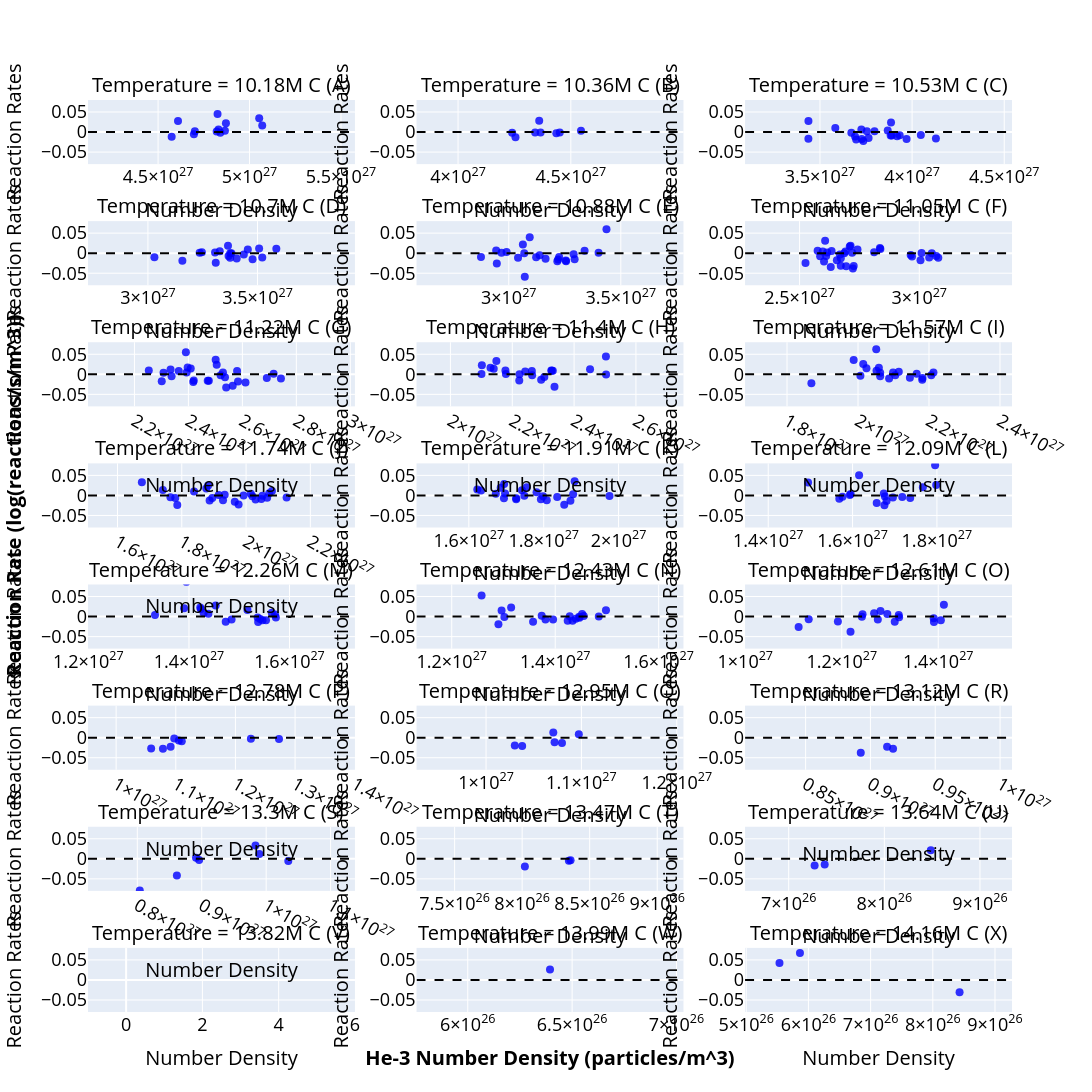

Here is the notebook cell this chart was saved with:
### Code cell
## Residuals
import statsmodels.api as sm

pio.templates.default = "plotly"

x = df_filtered['he3_number_density']
temp = df_filtered['core_temperature']

count = 24
temp_range = np.linspace(temp.min(), temp.max(), count + 1)

subplot_titles = []

letters = 'ABCDEFGHIJKLMNOPQRSTUVWXYZ'

idx = 0
_last = temp.min()
for _temp in temp_range:
    if _temp == _last:
        continue
    subplot_titles.append(f'Temperature = {format_title(_temp)} C ({letters[idx]})')
    _last = _temp
    idx += 1

cols = 3
fig = make_subplots(rows=math.ceil((len(temp_range) - 1) / cols), cols=cols, subplot_titles=subplot_titles)

fig.for_each_annotation(update)

min_x = df_filtered['he3_number_density'].min() * .98
max_x = df_filtered['he3_number_density'].max() * 1.02

last = temp_range.min()
idx = 0
row = 1
col = 1
for temp_value in temp_range:
    if temp_value == last:
        continue

    frame_df = df_filtered.copy()
    if temp_value == temp_range.max():
        frame_df = frame_df[frame_df['core_temperature'] <= temp_value]
    else:
        frame_df = frame_df[frame_df['core_temperature'] < temp_value]
    frame_df = frame_df[frame_df['core_temperature'] >= last]
    last = temp_value

    input_data = pd.DataFrame(
        {
            'const': np.ones(len(frame_df['core_density'])),
            'log(he3_number_density)': np.log10(frame_df['he3_number_density']),
            'log(he3_number_density)^2': np.log10(frame_df['he3_number_density']) ** 2,
            'log(core_temperature)': np.log10(frame_df['core_temperature']),
            'log(core_temperature)^2': np.log10(frame_df['core_temperature']) ** 2,
            'log(core_temperature)^3': np.log10(frame_df['core_temperature']) ** 3,
            'interaction': np.log10(frame_df['he3_number_density']) * np.log10(frame_df['core_temperature']),
        }
    )

    ys = model_interaction.predict(input_data).values

    residuals = np.log10(frame_df['reaction_rates_per_unit_volume']) - ys

    fig.add_trace(
        go.Scatter(x=frame_df['he3_number_density'], y=residuals, mode='markers', marker=dict(
            color='Blue',
            size=8,
            opacity=0.8,
            # colorbar=dict(title='Temperature (C)', len=0.8, thickness=20),
            # showscale=True,
            # coloraxis='coloraxis',
        )),
        row=row, col=col
    )

    _min_x = frame_df['he3_number_density'].min() * 0.9
    _max_x = frame_df['he3_number_density'].max() * 1.1

    fig.add_trace(
        go.Scatter(x=[_min_x, _max_x], y=[0, 0], mode='lines', marker=dict(color='black'), name='Middle',
                   line=dict(dash='dash')),
        row=row, col=col
    )

    col += 1
    if col > cols:
        col = 1
        row += 1

    idx += 1

fig.update_layout(
    width=850 * 2.25,
    height=1100 * 2.25,
    showlegend=False,
    # coloraxis=dict(colorscale='BlueRed', colorbar=dict(title='Temperature (C)', len=0.8, thickness=20)),
    yaxis=dict(range=[-0.08, 0.08]),
    # xaxis=dict(range=[min_x, max_x]),
    font_color = 'black',
    font=dict(size=FONT_SIZE - 2)
)

min_y = -0.08
max_y = 0.08

for i in range(len(temp_range)):
    param_name = f'yaxis{i + 1}'
    param_name_x = f'xaxis{i + 1}'
    if i == 0:
        param_name = 'yaxis'
        fig.update_layout(yaxis=dict(range=[min_y, max_y], title='Reaction Rates', color='black', title_font_size=FONT_SIZE), xaxis=dict(title='Number Density', color='black', title_font_size=FONT_SIZE))
    elif i == 9:
        fig.update_layout({
            param_name: dict(range=[min_y, max_y], color='black', title='<b>Reaction Rate (log(reactions/s/m^3))</b>', title_font_size=FONT_SIZE),
            param_name_x: dict(title='Number Density', color='black', title_font_size=FONT_SIZE)
        })
    elif i == 22:
        fig.update_layout({
            param_name: dict(range=[min_y, max_y], title='Reaction Rates', color='black', title_font_size=FONT_SIZE),
            param_name_x: dict(color='black', title='<b>He-3 Number Density (particles/m^3)</b>', title_font_size=FONT_SIZE)
        })
    else:
        fig.update_layout({
            param_name: dict(range=[min_y, max_y], title='Reaction Rates', color='black', title_font_size=FONT_SIZE),
            param_name_x: dict(title='Number Density', color='black', title_font_size=FONT_SIZE)
        })

fig.show()

fig.write_image('fig4.svg')
fig.write_image('fig4.png')

### Figure 1 — Plotly figure (JSON) as saved in the notebook; plotly's stock layout.template omitted (floating-point values rounded to 4 significant figures)
{"data": [{"marker": {"color": "Blue", "opacity": 0.8, "size": 8}, "mode": "markers", "x": [5.053e+27, 4.574e+27, 4.82e+27, 4.84e+27, 4.696e+27, 4.825e+27, 4.83e+27, 4.871e+27, 4.866e+27, 4.701e+27, 4.609e+27, 5.069e+27], "y": [0.03464, -0.01169, 0.001212, -0.001568, -0.005349, 0.04519, 0.006552, 0.02205, 0.003074, 0.002157, 0.02781, 0.01667], "type": "scatter", "xaxis": "x", "yaxis": "y"}, {"line": {"dash": "dash"}, "marker": {"color": "black"}, "mode": "lines", "name": "Middle", "x": [4.117e+27, 5.576e+27], "y": [0, 0], "type": "scatter", "xaxis": "x", "yaxis": "y"}, {"marker": {"color": "Blue", "opacity": 0.8, "size": 8}, "mode": "markers", "x": [4.366e+27, 4.342e+27, 4.36e+27, 4.545e+27, 4.436e+27, 4.451e+27, 4.24e+27, 4.255e+27], "y": [-0.00084, -0.001246, 0.02799, 0.003449, -0.0031, -0.0009475, -0.001411, -0.01301], "type": "scatter", "xaxis": "x2", "yaxis": "y2"}, {"line": {"dash": "dash"}, "marker": {"color": "black"}, "mode": "lines", "name": "Middle", "x": [3.816e+27, 5e+27], "y": [0, 0], "type": "scatter", "xaxis": "x2", "yaxis": "y2"}, {"marker": {"color": "Blue", "opacity": 0.8, "size": 8}, "mode": "markers", "x": [4.129e+27, 3.67e+27, 3.884e+27, 3.583e+27, 3.735e+27, 3.89e+27, 3.726e+27, 3.868e+27, 3.696e+27, 3.755e+27, 4.047e+27, 3.691e+27, 3.437e+27, 3.725e+27, 3.918e+27, 3.437e+27, 3.764e+27, 3.796e+27, 3.886e+27, 3.97e+27, 3.933e+27], "y": [-0.01602, -0.001852, -0.008756, 0.01, -0.02202, -0.008592, -0.01732, 0.003631, -0.01845, 0.001793, -0.007387, -0.01094, 0.02767, 0.006298, -0.01058, -0.0164, -0.01508, 0.002148, 0.02358, -0.017, -0.007802], "type": "scatter", "xaxis": "x3", "yaxis": "y3"}, {"line": {"dash": "dash"}, "marker": {"color": "black"}, "mode": "lines", "name": "Middle", "x": [3.093e+27, 4.542e+27], "y": [0, 0], "type": "scatter", "xaxis": "x3", "yaxis": "y3"}, {"marker": {"color": "Blue", "opacity": 0.8, "size": 8}, "mode": "markers", "x": [3.456e+27, 3.306e+27, 3.507e+27, 3.405e+27, 3.157e+27, 3.309e+27, 3.368e+27, 3.381e+27, 3.328e+27, 3.03e+27, 3.236e+27, 3.375e+27, 3.586e+27, 3.477e+27, 3.376e+27, 3.246e+27, 3.522e+27, 3.437e+27, 3.365e+27], "y": [0.009339, 0.001795, 0.01168, -0.01311, -0.01902, -0.02389, -0.007249, 8.59e-05, 0.005003, -0.01024, 0.0008112, -0.01145, 0.01091, -0.01513, -0.0004215, 0.002224, -0.01057, -0.002995, 0.0183], "type": "scatter", "xaxis": "x4", "yaxis": "y4"}, {"line": {"dash": "dash"}, "marker": {"color": "black"}, "mode": "lines", "name": "Middle", "x": [2.727e+27, 3.944e+27], "y": [0, 0], "type": "scatter", "xaxis": "x4", "yaxis": "y4"}, {"marker": {"color": "Blue", "opacity": 0.8, "size": 8}, "mode": "markers", "x": [3.225e+27, 3.093e+27, 3.22e+27, 3.122e+27, 3.255e+27, 2.876e+27, 3.071e+27, 3.164e+27, 2.99e+27, 3.294e+27, 3.401e+27, 3.436e+27, 2.947e+27, 3.138e+27, 3.041e+27, 2.968e+27, 3.29e+27, 3.069e+27, 3.256e+27, 2.944e+27, 3.063e+27, 3.338e+27, 3.217e+27], "y": [-0.009216, 0.03953, -0.01554, -0.0103, -0.01808, -0.009784, -0.059, -0.01401, 0.002805, -0.01537, 0.001136, 0.05988, -0.02541, -0.005395, -0.01142, 0.0009764, -0.002488, -0.000389, -0.01998, 0.006688, 0.02178, 0.006247, -0.01988], "type": "scatter", "xaxis": "x5", "yaxis": "y5"}, {"line": {"dash": "dash"}, "marker": {"color": "black"}, "mode": "lines", "name": "Middle", "x": [2.588e+27, 3.78e+27], "y": [0, 0], "type": "scatter", "xaxis": "x5", "yaxis": "y5"}, {"marker": {"color": "Blue", "opacity": 0.8, "size": 8}, "mode": "markers", "x": [2.71e+27, 2.811e+27, 2.836e+27, 2.687e+27, 2.615e+27, 2.575e+27, 2.586e+27, 2.723e+27, 2.525e+27, 2.713e+27, 2.692e+27, 2.634e+27, 2.695e+27, 2.726e+27, 2.72e+27, 3.041e+27, 2.668e+27, 2.656e+27, 2.672e+27, 2.672e+27, 3.079e+27, 2.97e+27, 2.602e+27, 2.607e+27, 2.597e+27, 2.964e+27, 3.01e+27, 2.63e+27, 3.071e+27, 2.742e+27, 2.838e+27, 2.611e+27, 3.005e+27, 3.052e+27], "y": [0.01655, 0.002481, 0.01322, 0.0001322, 0.001525, 0.005926, -0.007607, -0.03805, -0.02427, 0.01879, 0.004251, 0.005329, -0.03251, -0.0319, 0.0008109, -0.0105, -0.003318, -0.01757, -0.03122, -0.01275, -0.0112, -0.008135, -0.02056, 0.03106, 0.004446, -0.004581, 0.0005302, -0.03433, -0.006952, 0.009235, 0.01028, -0.007136, -0.0176, 0.000146], "type": "scatter", "xaxis": "x6", "yaxis": "y6"}, {"line": {"dash": "dash"}, "marker": {"color": "black"}, "mode": "lines", "name": "Middle", "x": [2.272e+27, 3.387e+27], "y": [0, 0], "type": "scatter", "xaxis": "x6", "yaxis": "y6"}, {"marker": {"color": "Blue", "opacity": 0.8, "size": 8}, "mode": "markers", "x": [2.528e+27, 2.58e+27, 2.564e+27, 2.519e+27, 2.308e+27, 2.393e+27, 2.501e+27, 2.338e+27, 2.334e+27, 2.253e+27, 2.536e+27, 2.397e+27, 2.743e+27, 2.584e+27, 2.691e+27, 2.54e+27, 2.409e+27, 2.418e+27, 2.301e+27, 2.42e+27, 2.472e+27, 2.476e+27, 2.391e+27, 2.612e+27, 2.716e+27, 2.364e+27, 2.505e+27], "y": [0.004488, 0.008455, -0.02864, -0.002489, 0.00372, 0.004355, 0.03603, -0.0048, 0.01211, 0.009661, -0.007212, 0.01706, -0.01068, -0.01777, -0.009137, -0.03304, 0.01437, -0.01911, -0.01703, -0.01525, -0.01619, -0.01588, 0.05497, -0.02063, 0.001351, 0.008223, 0.02365], "type": "scatter", "xaxis": "x7", "yaxis": "y7"}, {"line": {"dash": "dash"}, "marker": {"color": "black"}, "mode": "lines", "name": "Middle", "x": [2.028e+27, 3.017e+27], "y": [0, 0], "type": "scatter", "xaxis": "x7", "yaxis": "y7"}, {"marker": {"color": "Blue", "opacity": 0.8, "size": 8}, "mode": "markers", "x": [2.13e+27, 2.264e+27, 2.326e+27, 2.452e+27, 2.223e+27, 2.178e+27, 2.149e+27, 2.102e+27, 2.223e+27, 2.293e+27, 2.337e+27, 2.328e+27, 2.263e+27, 2.304e+27, 2.14e+27, 2.331e+27, 2.179e+27, 2.503e+27, 2.1e+27, 2.503e+27, 2.242e+27], "y": [0.01647, -0.002548, 0.009784, 0.01249, 0.0004667, 0.009217, 0.03322, 0.02237, -0.01524, -0.01326, -0.0309, 0.008885, 0.008366, -0.006831, 0.0137, 0.009147, 0.0005058, -0.0007437, 0.0009991, 0.04463, 0.007232], "type": "scatter", "xaxis": "x8", "yaxis": "y8"}, {"line": {"dash": "dash"}, "marker": {"color": "black"}, "mode": "lines", "name": "Middle", "x": [1.89e+27, 2.754e+27], "y": [0, 0], "type": "scatter", "xaxis": "x8", "yaxis": "y8"}, {"marker": {"color": "Blue", "opacity": 0.8, "size": 8}, "mode": "markers", "x": [2.099e+27, 1.988e+27, 2.088e+27, 2.181e+27, 2.007e+27, 2.059e+27, 2.105e+27, 2.062e+27, 2.062e+27, 2.115e+27, 1.869e+27, 2.052e+27, 2.206e+27, 2.182e+27, 2.024e+27, 2.213e+27, 2.165e+27, 2.146e+27, 2.051e+27, 2.015e+27], "y": [0.004354, 0.03573, -0.0106, -0.01349, -0.003315, 0.01621, -0.002277, -0.00465, 0.003765, 0.006198, -0.0226, 0.009101, -0.002461, -0.009493, 0.01499, 0.004821, 0.001502, -0.00865, 0.06225, 0.02548], "type": "scatter", "xaxis": "x9", "yaxis": "y9"}, {"line": {"dash": "dash"}, "marker": {"color": "black"}, "mode": "lines", "name": "Middle", "x": [1.682e+27, 2.434e+27], "y": [0, 0], "type": "scatter", "xaxis": "x9", "yaxis": "y9"}, {"marker": {"color": "Blue", "opacity": 0.8, "size": 8}, "mode": "markers", "x": [2.02e+27, 1.895e+27, 1.838e+27, 2.03e+27, 1.934e+27, 1.882e+27, 2.015e+27, 2.066e+27, 1.977e+27, 1.928e+27, 1.78e+27, 1.887e+27, 2.126e+27, 1.876e+27, 1.965e+27, 1.915e+27, 2.072e+27, 1.786e+27, 1.992e+27, 1.741e+27, 2.051e+27, 2.048e+27, 1.765e+27, 1.676e+27, 2.081e+27], "y": [-0.001709, -0.006183, 0.00993, -0.01035, 0.001593, 0.02478, 0.004442, -0.005592, -0.02272, -0.01214, -0.006313, -0.01232, -0.005413, 0.01728, -0.01543, 0.0009947, 0.005375, -0.02369, -1.976e-05, 0.01357, -0.0009211, -0.008744, -0.004478, 0.03282, 0.01098], "type": "scatter", "xaxis": "x10", "yaxis": "y10"}, {"line": {"dash": "dash"}, "marker": {"color": "black"}, "mode": "lines", "name": "Middle", "x": [1.508e+27, 2.339e+27], "y": [0, 0], "type": "scatter", "xaxis": "x10", "yaxis": "y10"}, {"marker": {"color": "Blue", "opacity": 0.8, "size": 8}, "mode": "markers", "x": [1.755e+27, 1.672e+27, 1.694e+27, 1.748e+27, 1.742e+27, 1.685e+27, 1.726e+27, 1.793e+27, 1.836e+27, 1.781e+27, 1.808e+27, 1.623e+27, 1.697e+27, 1.798e+27, 1.976e+27, 1.727e+27, 1.855e+27, 1.879e+27, 1.871e+27, 1.633e+27, 1.694e+27, 1.883e+27], "y": [0.02049, 0.004292, -0.006913, -0.000685, 0.0128, 0.01905, -0.009542, -0.009479, -0.003588, 0.00792, -0.01198, 0.01483, 0.004719, -0.001734, -0.001667, -0.006809, -0.02302, 0.003101, -0.01323, 0.01236, 0.02886, 0.03542], "type": "scatter", "xaxis": "x11", "yaxis": "y11"}, {"line": {"dash": "dash"}, "marker": {"color": "black"}, "mode": "lines", "name": "Middle", "x": [1.46e+27, 2.173e+27], "y": [0, 0], "type": "scatter", "xaxis": "x11", "yaxis": "y11"}, {"marker": {"color": "Blue", "opacity": 0.8, "size": 8}, "mode": "markers", "x": [1.495e+27, 1.595e+27, 1.796e+27, 1.657e+27, 1.681e+27, 1.767e+27, 1.677e+27, 1.615e+27, 1.594e+27, 1.798e+27, 1.696e+27, 1.718e+27, 1.737e+27, 1.674e+27, 1.676e+27, 1.569e+27, 1.576e+27], "y": [0.03243, 0.003717, 0.07536, -0.01889, -0.01364, 0.0202, -0.002745, 0.05045, 0.001362, 0.02634, -0.005145, -0.003659, -0.006672, 0.00508, -0.0247, -0.007994, -0.003158], "type": "scatter", "xaxis": "x12", "yaxis": "y12"}, {"line": {"dash": "dash"}, "marker": {"color": "black"}, "mode": "lines", "name": "Middle", "x": [1.345e+27, 1.978e+27], "y": [0, 0], "type": "scatter", "xaxis": "x12", "yaxis": "y12"}, {"marker": {"color": "Blue", "opacity": 0.8, "size": 8}, "mode": "markers", "x": [1.439e+27, 1.332e+27, 1.516e+27, 1.453e+27, 1.39e+27, 1.485e+27, 1.473e+27, 1.542e+27, 1.537e+27, 1.553e+27, 1.573e+27, 1.565e+27, 1.424e+27, 1.395e+27, 1.429e+27, 1.538e+27, 1.422e+27, 1.546e+27, 1.571e+27], "y": [0.006983, 0.004209, 0.0166, 0.02791, 0.02101, -0.00722, -0.01271, -0.006303, -0.002433, -0.009179, -0.0024, 0.009324, 0.01909, 0.08658, 0.009069, -0.01339, 0.02281, -0.009255, 0.005205], "type": "scatter", "xaxis": "x13", "yaxis": "y13"}, {"line": {"dash": "dash"}, "marker": {"color": "black"}, "mode": "lines", "name": "Middle", "x": [1.199e+27, 1.73e+27], "y": [0, 0], "type": "scatter", "xaxis": "x13", "yaxis": "y13"}, {"marker": {"color": "Blue", "opacity": 0.8, "size": 8}, "mode": "markers", "x": [1.452e+27, 1.374e+27, 1.302e+27, 1.296e+27, 1.29e+27, 1.455e+27, 1.447e+27, 1.258e+27, 1.484e+27, 1.357e+27, 1.428e+27, 1.446e+27, 1.44e+27, 1.315e+27, 1.498e+27, 1.424e+27, 1.434e+27, 1.396e+27, 1.381e+27], "y": [0.0063, 0.002061, -0.00137, 0.01521, -0.01903, 0.001106, -0.003082, 0.0523, -4.589e-05, -0.0131, 0.001032, -0.0003658, -0.005169, 0.02268, 0.01588, -0.01035, -0.01067, -0.007575, -0.007155], "type": "scatter", "xaxis": "x14", "yaxis": "y14"}, {"line": {"dash": "dash"}, "marker": {"color": "black"}, "mode": "lines", "name": "Middle", "x": [1.132e+27, 1.648e+27], "y": [0, 0], "type": "scatter", "xaxis": "x14", "yaxis": "y14"}, {"marker": {"color": "Blue", "opacity": 0.8, "size": 8}, "mode": "markers", "x": [1.391e+27, 1.192e+27, 1.131e+27, 1.275e+27, 1.318e+27, 1.243e+27, 1.319e+27, 1.405e+27, 1.391e+27, 1.218e+27, 1.111e+27, 1.31e+27, 1.267e+27, 1.28e+27, 1.294e+27, 1.242e+27, 1.412e+27], "y": [-0.004347, -0.01242, -0.006551, -0.00734, 0.003722, 0.005915, -0.001802, -0.008911, -0.01336, -0.03819, -0.02589, -0.01316, 0.008557, 0.01417, 0.006377, -0.0006564, 0.02922], "type": "scatter", "xaxis": "x15", "yaxis": "y15"}, {"line": {"dash": "dash"}, "marker": {"color": "black"}, "mode": "lines", "name": "Middle", "x": [9.995e+26, 1.553e+27], "y": [0, 0], "type": "scatter", "xaxis": "x15", "yaxis": "y15"}, {"marker": {"color": "Blue", "opacity": 0.8, "size": 8}, "mode": "markers", "x": [1.078e+27, 1.059e+27, 1.273e+27, 1.226e+27, 1.105e+27, 1.091e+27, 1.11e+27, 1.097e+27], "y": [-0.0277, -0.02685, -0.003351, -0.002673, -0.006921, -0.0228, -0.008881, -0.002034], "type": "scatter", "xaxis": "x16", "yaxis": "y16"}, {"line": {"dash": "dash"}, "marker": {"color": "black"}, "mode": "lines", "name": "Middle", "x": [9.529e+26, 1.4e+27], "y": [0, 0], "type": "scatter", "xaxis": "x16", "yaxis": "y16"}, {"marker": {"color": "Blue", "opacity": 0.8, "size": 8}, "mode": "markers", "x": [1.08e+27, 1.097e+27, 1.072e+27, 1.038e+27, 1.071e+27, 1.03e+27], "y": [-0.01337, 0.00881, -0.01127, -0.02056, 0.01322, -0.0194], "type": "scatter", "xaxis": "x17", "yaxis": "y17"}, {"line": {"dash": "dash"}, "marker": {"color": "black"}, "mode": "lines", "name": "Middle", "x": [9.271e+26, 1.207e+27], "y": [0, 0], "type": "scatter", "xaxis": "x17", "yaxis": "y17"}, {"marker": {"color": "Blue", "opacity": 0.8, "size": 8}, "mode": "markers", "x": [9.175e+26, 9.129e+26, 8.925e+26], "y": [-0.02763, -0.02234, -0.03765], "type": "scatter", "xaxis": "x18", "yaxis": "y18"}, {"line": {"dash": "dash"}, "marker": {"color": "black"}, "mode": "lines", "name": "Middle", "x": [8.033e+26, 1.009e+27], "y": [0, 0], "type": "scatter", "xaxis": "x18", "yaxis": "y18"}, {"marker": {"color": "Blue", "opacity": 0.8, "size": 8}, "mode": "markers", "x": [8.912e+26, 9.893e+26, 8.959e+26, 8.614e+26, 8.038e+26, 9.834e+26, 1.034e+27], "y": [0.002357, 0.01174, -0.002952, -0.04141, -0.0791, 0.03298, -0.005542], "type": "scatter", "xaxis": "x19", "yaxis": "y19"}, {"line": {"dash": "dash"}, "marker": {"color": "black"}, "mode": "lines", "name": "Middle", "x": [7.235e+26, 1.138e+27], "y": [0, 0], "type": "scatter", "xaxis": "x19", "yaxis": "y19"}, {"marker": {"color": "Blue", "opacity": 0.8, "size": 8}, "mode": "markers", "x": [8.358e+26, 8.02e+26, 8.346e+26], "y": [-0.003611, -0.01915, -0.005103], "type": "scatter", "xaxis": "x20", "yaxis": "y20"}, {"line": {"dash": "dash"}, "marker": {"color": "black"}, "mode": "lines", "name": "Middle", "x": [7.218e+26, 9.194e+26], "y": [0, 0], "type": "scatter", "xaxis": "x20", "yaxis": "y20"}, {"marker": {"color": "Blue", "opacity": 0.8, "size": 8}, "mode": "markers", "x": [7.271e+26, 8.486e+26, 7.376e+26], "y": [-0.01683, 0.02122, -0.01448], "type": "scatter", "xaxis": "x21", "yaxis": "y21"}, {"line": {"dash": "dash"}, "marker": {"color": "black"}, "mode": "lines", "name": "Middle", "x": [6.544e+26, 9.335e+26], "y": [0, 0], "type": "scatter", "xaxis": "x21", "yaxis": "y21"}, {"marker": {"color": "Blue", "opacity": 0.8, "size": 8}, "mode": "markers", "x": [], "y": [], "type": "scatter", "xaxis": "x22", "yaxis": "y22"}, {"line": {"dash": "dash"}, "marker": {"color": "black"}, "mode": "lines", "name": "Middle", "x": [null, null], "y": [0, 0], "type": "scatter", "xaxis": "x22", "yaxis": "y22"}, {"marker": {"color": "Blue", "opacity": 0.8, "size": 8}, "mode": "markers", "x": [6.394e+26], "y": [0.02579], "type": "scatter", "xaxis": "x23", "yaxis": "y23"}, {"line": {"dash": "dash"}, "marker": {"color": "black"}, "mode": "lines", "name": "Middle", "x": [5.755e+26, 7.033e+26], "y": [0, 0], "type": "scatter", "xaxis": "x23", "yaxis": "y23"}, {"marker": {"color": "Blue", "opacity": 0.8, "size": 8}, "mode": "markers", "x": [5.864e+26, 8.43e+26, 5.534e+26], "y": [0.0674, -0.03044, 0.04206], "type": "scatter", "xaxis": "x24", "yaxis": "y24"}, {"line": {"dash": "dash"}, "marker": {"color": "black"}, "mode": "lines", "name": "Middle", "x": [4.981e+26, 9.273e+26], "y": [0, 0], "type": "scatter", "xaxis": "x24", "yaxis": "y24"}], "layout": {"xaxis": {"anchor": "y", "domain": [0.0, 0.2889], "title": {"text": "Number Density", "font": {"size": 20}}, "color": "black"}, "yaxis": {"anchor": "x", "domain": [0.9297, 1.0], "range": [-0.08, 0.08], "title": {"text": "Reaction Rates", "font": {"size": 20}}, "color": "black"}, "xaxis2": {"anchor": "y2", "domain": [0.3556, 0.6444], "title": {"text": "Number Density", "font": {"size": 20}}, "color": "black"}, "yaxis2": {"anchor": "x2", "domain": [0.9297, 1.0], "title": {"text": "Reaction Rates", "font": {"size": 20}}, "range": [-0.08, 0.08], "color": "black"}, "xaxis3": {"anchor": "y3", "domain": [0.7111, 1.0], "title": {"text": "Number Density", "font": {"size": 20}}, "color": "black"}, "yaxis3": {"anchor": "x3", "domain": [0.9297, 1.0], "title": {"text": "Reaction Rates", "font": {"size": 20}}, "range": [-0.08, 0.08], "color": "black"}, "xaxis4": {"anchor": "y4", "domain": [0.0, 0.2889], "title": {"text": "Number Density", "font": {"size": 20}}, "color": "black"}, "yaxis4": {"anchor": "x4", "domain": [0.7969, 0.8672], "title": {"text": "Reaction Rates", "font": {"size": 20}}, "range": [-0.08, 0.08], "color": "black"}, "xaxis5": {"anchor": "y5", "domain": [0.3556, 0.6444], "title": {"text": "Number Density", "font": {"size": 20}}, "color": "black"}, "yaxis5": {"anchor": "x5", "domain": [0.7969, 0.8672], "title": {"text": "Reaction Rates", "font": {"size": 20}}, "range": [-0.08, 0.08], "color": "black"}, "xaxis6": {"anchor": "y6", "domain": [0.7111, 1.0], "title": {"text": "Number Density", "font": {"size": 20}}, "color": "black"}, "yaxis6": {"anchor": "x6", "domain": [0.7969, 0.8672], "title": {"text": "Reaction Rates", "font": {"size": 20}}, "range": [-0.08, 0.08], "color": "black"}, "xaxis7": {"anchor": "y7", "domain": [0.0, 0.2889], "title": {"text": "Number Density", "font": {"size": 20}}, "color": "black"}, "yaxis7": {"anchor": "x7", "domain": [0.6641, 0.7344], "title": {"text": "Reaction Rates", "font": {"size": 20}}, "range": [-0.08, 0.08], "color": "black"}, "xaxis8": {"anchor": "y8", "domain": [0.3556, 0.6444], "title": {"text": "Number Density", "font": {"size": 20}}, "color": "black"}, "yaxis8": {"anchor": "x8", "domain": [0.6641, 0.7344], "title": {"text": "Reaction Rates", "font": {"size": 20}}, "range": [-0.08, 0.08], "color": "black"}, "xaxis9": {"anchor": "y9", "domain": [0.7111, 1.0], "title": {"text": "Number Density", "font": {"size": 20}}, "color": "black"}, "yaxis9": {"anchor": "x9", "domain": [0.6641, 0.7344], "title": {"text": "Reaction Rates", "font": {"size": 20}}, "range": [-0.08, 0.08], "color": "black"}, "xaxis10": {"anchor": "y10", "domain": [0.0, 0.2889], "title": {"text": "Number Density", "font": {"size": 20}}, "color": "black"}, "yaxis10": {"anchor": "x10", "domain": [0.5312, 0.6016], "title": {"text": "<b>Reaction Rate (log(reactions/s/m^3))</b>", "font": {"size": 20}}, "range": [-0.08, 0.08], "color": "black"}, "xaxis11": {"anchor": "y11", "domain": [0.3556, 0.6444], "title": {"text": "Number Density", "font": {"size": 20}}, "color": "black"}, "yaxis11": {"anchor": "x11", "domain": [0.5312, 0.6016], "title": {"text": "Reaction Rates", "font": {"size": 20}}, "range": [-0.08, 0.08], "color": "black"}, "xaxis12": {"anchor": "y12", "domain": [0.7111, 1.0], "title": {"text": "Number Density", "font": {"size": 20}}, "color": "black"}, "yaxis12": {"anchor": "x12", "domain": [0.5312, 0.6016], "title": {"text": "Reaction Rates", "font": {"size": 20}}, "range": [-0.08, 0.08], "color": "black"}, "xaxis13": {"anchor": "y13", "domain": [0.0, 0.2889], "title": {"text": "Number Density", "font": {"size": 20}}, "color": "black"}, "yaxis13": {"anchor": "x13", "domain": [0.3984, 0.4688], "title": {"text": "Reaction Rates", "font": {"size": 20}}, "range": [-0.08, 0.08], "color": "black"}, "xaxis14": {"anchor": "y14", "domain": [0.3556, 0.6444], "title": {"text": "Number Density", "font": {"size": 20}}, "color": "black"}, "yaxis14": {"anchor": "x14", "domain": [0.3984, 0.4688], "title": {"text": "Reaction Rates", "font": {"size": 20}}, "range": [-0.08, 0.08], "color": "black"}, "xaxis15": {"anchor": "y15", "domain": [0.7111, 1.0], "title": {"text": "Number Density", "font": {"size": 20}}, "color": "black"}, "yaxis15": {"anchor": "x15", "domain": [0.3984, 0.4688], "title": {"text": "Reaction Rates", "font": {"size": 20}}, "range": [-0.08, 0.08], "color": "black"}, "xaxis16": {"anchor": "y16", "domain": [0.0, 0.2889], "title": {"text": "Number Density", "font": {"size": 20}}, "color": "black"}, "yaxis16": {"anchor": "x16", "domain": [0.2656, 0.3359], "title": {"text": "Reaction Rates", "font": {"size": 20}}, "range": [-0.08, 0.08], "color": "black"}, "xaxis17": {"anchor": "y17", "domain": [0.3556, 0.6444], "title": {"text": "Number Density", "font": {"size": 20}}, "color": "black"}, "yaxis17": {"anchor": "x17", "domain": [0.2656, 0.3359], "title": {"text": "Reaction Rates", "font": {"size": 20}}, "range": [-0.08, 0.08], "color": "black"}, "xaxis18": {"anchor": "y18", "domain": [0.7111, 1.0], "title": {"text": "Number Density", "font": {"size": 20}}, "color": "black"}, "yaxis18": {"anchor": "x18", "domain": [0.2656, 0.3359], "title": {"text": "Reaction Rates", "font": {"size": 20}}, "range": [-0.08, 0.08], "color": "black"}, "xaxis19": {"anchor": "y19", "domain": [0.0, 0.2889], "title": {"text": "Number Density", "font": {"size": 20}}, "color": "black"}, "yaxis19": {"anchor": "x19", "domain": [0.1328, 0.2031], "title": {"text": "Reaction Rates", "font": {"size": 20}}, "range": [-0.08, 0.08], "color": "black"}, "xaxis20": {"anchor": "y20", "domain": [0.3556, 0.6444], "title": {"text": "Number Density", "font": {"size": 20}}, "color": "black"}, "yaxis20": {"anchor": "x20", "domain": [0.1328, 0.2031], "title": {"text": "Reaction Rates", "font": {"size": 20}}, "range": [-0.08, 0.08], "color": "black"}, "xaxis21": {"anchor": "y21", "domain": [0.7111, 1.0], "title": {"text": "Number Density", "font": {"size": 20}}, "color": "black"}, "yaxis21": {"anchor": "x21", "domain": [0.1328, 0.2031], "title": {"text": "Reaction Rates", "font": {"size": 20}}, "range": [-0.08, 0.08], "color": "black"}, "xaxis22": {"anchor": "y22", "domain": [0.0, 0.2889], "title": {"text": "Number Density", "font": {"size": 20}}, "color": "black"}, "yaxis22": {"anchor": "x22", "domain": [0.0, 0.07031], "title": {"text": "Reaction Rates", "font": {"size": 20}}, "range": [-0.08, 0.08], "color": "black"}, "xaxis23": {"anchor": "y23", "domain": [0.3556, 0.6444], "title": {"text": "<b>He-3 Number Density (particles/m^3)</b>", "font": {"size": 20}}, "color": "black"}, "yaxis23": {"anchor": "x23", "domain": [0.0, 0.07031], "title": {"text": "Reaction Rates", "font": {"size": 20}}, "range": [-0.08, 0.08], "color": "black"}, "xaxis24": {"anchor": "y24", "domain": [0.7111, 1.0], "title": {"text": "Number Density", "font": {"size": 20}}, "color": "black"}, "yaxis24": {"anchor": "x24", "domain": [0.0, 0.07031], "title": {"text": "Reaction Rates", "font": {"size": 20}}, "range": [-0.08, 0.08], "color": "black"}, "annotations": [{"font": {"size": 20}, "showarrow": false, "text": "Temperature = 10.18M C (A)", "x": 0.1444, "xanchor": "center", "xref": "paper", "y": 1.0, "yanchor": "bottom", "yref": "paper"}, {"font": {"size": 20}, "showarrow": false, "text": "Temperature = 10.36M C (B)", "x": 0.5, "xanchor": "center", "xref": "paper", "y": 1.0, "yanchor": "bottom", "yref": "paper"}, {"font": {"size": 20}, "showarrow": false, "text": "Temperature = 10.53M C (C)", "x": 0.8556, "xanchor": "center", "xref": "paper", "y": 1.0, "yanchor": "bottom", "yref": "paper"}, {"font": {"size": 20}, "showarrow": false, "text": "Temperature = 10.7M C (D)", "x": 0.1444, "xanchor": "center", "xref": "paper", "y": 0.8672, "yanchor": "bottom", "yref": "paper"}, {"font": {"size": 20}, "showarrow": false, "text": "Temperature = 10.88M C (E)", "x": 0.5, "xanchor": "center", "xref": "paper", "y": 0.8672, "yanchor": "bottom", "yref": "paper"}, {"font": {"size": 20}, "showarrow": false, "text": "Temperature = 11.05M C (F)", "x": 0.8556, "xanchor": "center", "xref": "paper", "y": 0.8672, "yanchor": "bottom", "yref": "paper"}, {"font": {"size": 20}, "showarrow": false, "text": "Temperature = 11.22M C (G)", "x": 0.1444, "xanchor": "center", "xref": "paper", "y": 0.7344, "yanchor": "bottom", "yref": "paper"}, {"font": {"size": 20}, "showarrow": false, "text": "Temperature = 11.4M C (H)", "x": 0.5, "xanchor": "center", "xref": "paper", "y": 0.7344, "yanchor": "bottom", "yref": "paper"}, {"font": {"size": 20}, "showarrow": false, "text": "Temperature = 11.57M C (I)", "x": 0.8556, "xanchor": "center", "xref": "paper", "y": 0.7344, "yanchor": "bottom", "yref": "paper"}, {"font": {"size": 20}, "showarrow": false, "text": "Temperature = 11.74M C (J)", "x": 0.1444, "xanchor": "center", "xref": "paper", "y": 0.6016, "yanchor": "bottom", "yref": "paper"}, {"font": {"size": 20}, "showarrow": false, "text": "Temperature = 11.91M C (K)", "x": 0.5, "xanchor": "center", "xref": "paper", "y": 0.6016, "yanchor": "bottom", "yref": "paper"}, {"font": {"size": 20}, "showarrow": false, "text": "Temperature = 12.09M C (L)", "x": 0.8556, "xanchor": "center", "xref": "paper", "y": 0.6016, "yanchor": "bottom", "yref": "paper"}, {"font": {"size": 20}, "showarrow": false, "text": "Temperature = 12.26M C (M)", "x": 0.1444, "xanchor": "center", "xref": "paper", "y": 0.4688, "yanchor": "bottom", "yref": "paper"}, {"font": {"size": 20}, "showarrow": false, "text": "Temperature = 12.43M C (N)", "x": 0.5, "xanchor": "center", "xref": "paper", "y": 0.4688, "yanchor": "bottom", "yref": "paper"}, {"font": {"size": 20}, "showarrow": false, "text": "Temperature = 12.61M C (O)", "x": 0.8556, "xanchor": "center", "xref": "paper", "y": 0.4688, "yanchor": "bottom", "yref": "paper"}, {"font": {"size": 20}, "showarrow": false, "text": "Temperature = 12.78M C (P)", "x": 0.1444, "xanchor": "center", "xref": "paper", "y": 0.3359, "yanchor": "bottom", "yref": "paper"}, {"font": {"size": 20}, "showarrow": false, "text": "Temperature = 12.95M C (Q)", "x": 0.5, "xanchor": "center", "xref": "paper", "y": 0.3359, "yanchor": "bottom", "yref": "paper"}, {"font": {"size": 20}, "showarrow": false, "text": "Temperature = 13.12M C (R)", "x": 0.8556, "xanchor": "center", "xref": "paper", "y": 0.3359, "yanchor": "bottom", "yref": "paper"}, {"font": {"size": 20}, "showarrow": false, "text": "Temperature = 13.3M C (S)", "x": 0.1444, "xanchor": "center", "xref": "paper", "y": 0.2031, "yanchor": "bottom", "yref": "paper"}, {"font": {"size": 20}, "showarrow": false, "text": "Temperature = 13.47M C (T)", "x": 0.5, "xanchor": "center", "xref": "paper", "y": 0.2031, "yanchor": "bottom", "yref": "paper"}, {"font": {"size": 20}, "showarrow": false, "text": "Temperature = 13.64M C (U)", "x": 0.8556, "xanchor": "center", "xref": "paper", "y": 0.2031, "yanchor": "bottom", "yref": "paper"}, {"font": {"size": 20}, "showarrow": false, "text": "Temperature = 13.82M C (V)", "x": 0.1444, "xanchor": "center", "xref": "paper", "y": 0.07031, "yanchor": "bottom", "yref": "paper"}, {"font": {"size": 20}, "showarrow": false, "text": "Temperature = 13.99M C (W)", "x": 0.5, "xanchor": "center", "xref": "paper", "y": 0.07031, "yanchor": "bottom", "yref": "paper"}, {"font": {"size": 20}, "showarrow": false, "text": "Temperature = 14.16M C (X)", "x": 0.8556, "xanchor": "center", "xref": "paper", "y": 0.07031, "yanchor": "bottom", "yref": "paper"}], "font": {"color": "black", "size": 18}, "width": 1912.0, "height": 2475.0, "showlegend": false, "yaxis25": {"range": [-0.08, 0.08], "title": {"text": "Reaction Rates", "font": {"size": 20}}, "color": "black"}, "xaxis25": {"title": {"text": "Number Density", "font": {"size": 20}}, "color": "black"}}}
